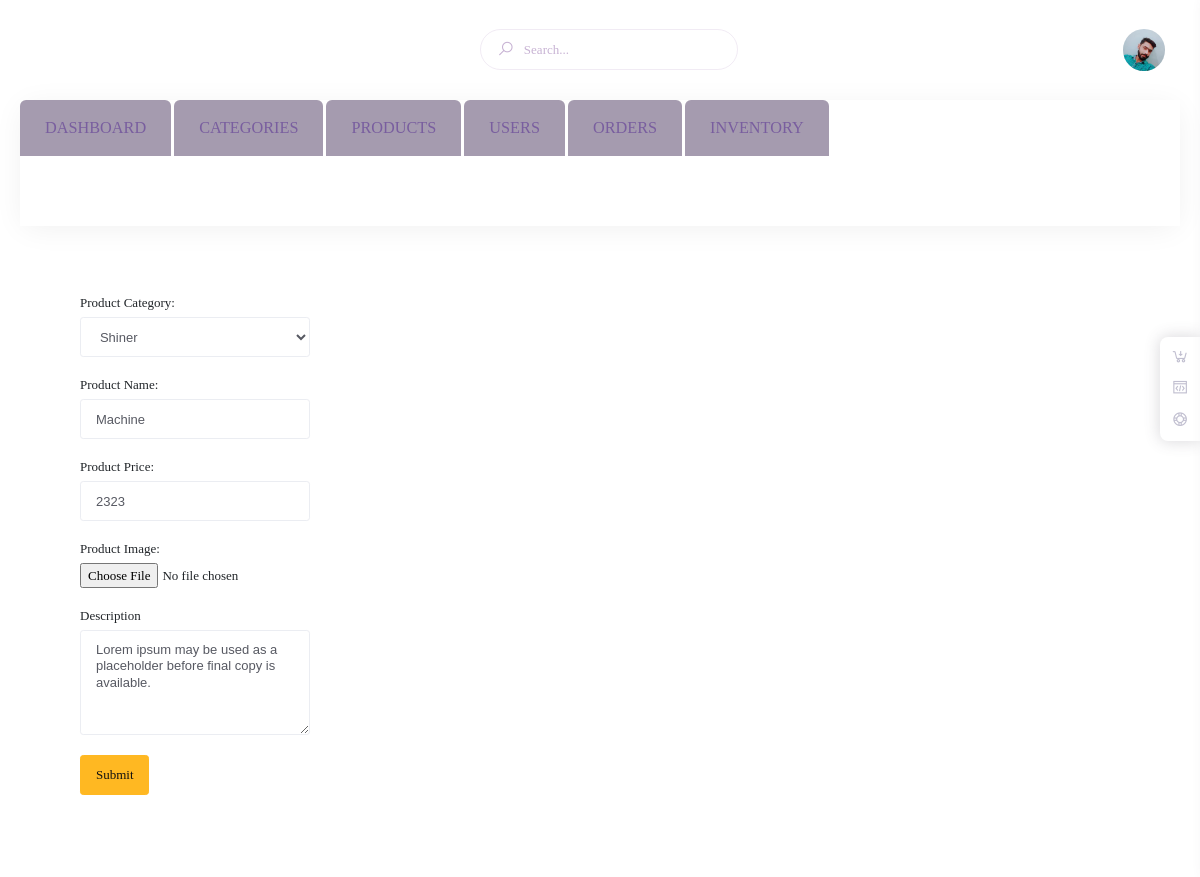
/admin/edit-pro.php?id=28, run on the app's committed database.
### tables this page shows
CREATE TABLE `products` (
  `id` int(11) NOT NULL,
  `cat_id` int(8) NOT NULL,
  `name` varchar(256) NOT NULL,
  `description` varchar(1024) NOT NULL,
  `price` varchar(8) NOT NULL,
  `image` varchar(256) NOT NULL,
  `inventory` int(4) DEFAULT NULL,
  `timestamp` timestamp NOT NULL DEFAULT CURRENT_TIMESTAMP ON UPDATE CURRENT_TIMESTAMP
);

CREATE TABLE `categories` (
  `id` int(11) NOT NULL,
  `name` varchar(256) NOT NULL,
  `timestamp` timestamp NOT NULL DEFAULT CURRENT_TIMESTAMP ON UPDATE CURRENT_TIMESTAMP
);

### admin/edit-pro.php (the view, shortened to what this page needs)
<?php
include 'include/header.php';
include '../core/dbconfig.php';
$proid = $_GET['id'];
$data = mysqli_fetch_array(mysqli_query($conn,"SELECT * FROM products WHERE id='$proid'"));
?>
<div class="container-fluid">
    <div class="row">
        <div class="col-md-6">
            <div class="col-md-6 mt-5">
                <form id="formpro" class="">
                    <h6>Product Category: </h6>
                    <select name="catId" id="" class="form-control">
                        <?php
                    $cats ="SELECT * FROM categories ";
                    $catsQ =mysqli_query($conn,$cats);
                    while ($data2 = mysqli_fetch_array($catsQ)) {
                ?>
                        <option value="<?php echo $data2['id']; ?>"
                            <?php if($data['cat_id'] == $data2['id']){echo 'selected'; } ?>>
                            <?php echo $data2['name']; ?>
                        </option>
                        <?php } ?>
                    </select>
                    <br>
                    <h6>Product Name: </h6>
                    <input type="text" class="form-control" name="pname" value="<?php echo $data['name'];?>">
                    <br>
                    <h6>Product Price: </h6>
                    <input type="number" class="form-control" name="price" value="<?php echo $data['price'];?>">
                    <br>
                    <h6>Product Image: </h6>
                    <input type="file" class="" name="productImage">
                    <br>
                    <br>
                    <h6>Description</h6>
                    <textarea name="description" id="" rows="5"
                        class="form-control"><?php echo $data['description'];?></textarea>
                    <br>
                    <input type="submit" class="btn btn-warning" value="Submit">
                </form>
            </div>
        </div>
    </div>
</div>
<?php include 'include/footer.php';?>

### data on the page
products: catId "Shiner", pname "Machine", price "2323", description "Lorem ipsum may be used as a placeholder before final copy is available."
